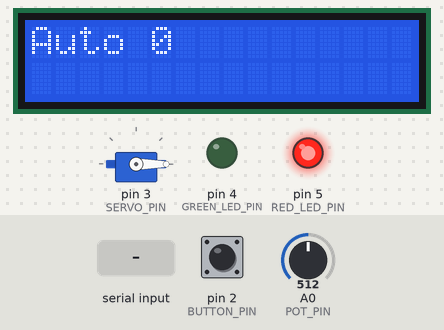
Recording of a program running on a simulated Arduino Uno, built with avr-gcc and run on an emulated ATmega328P. Shown: 16×2 character LCD, servo, output pins drawn as LEDs (lit = HIGH). The test bench sets the inputs (shaded band); at power-on: A0 (POT_PIN) = 512, pin 2 (BUTTON_PIN) HIGH. What the program prints to the serial monitor is not drawn.

Above: at 1.2 s.
1.3 s: A0 (POT_PIN) set to 525
2.8 s: A0 (POT_PIN) set to 549
At 3.7 s:
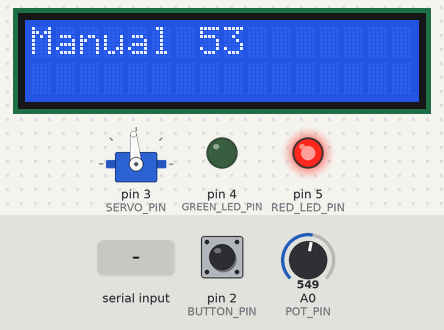
4.5 s: "1!" received over Serial
At 5.1 s:
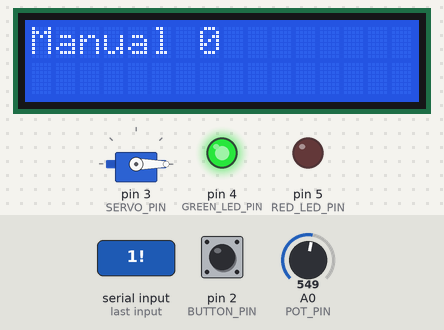
6.3 s: A0 (POT_PIN) set to 511
At 7.3 s:
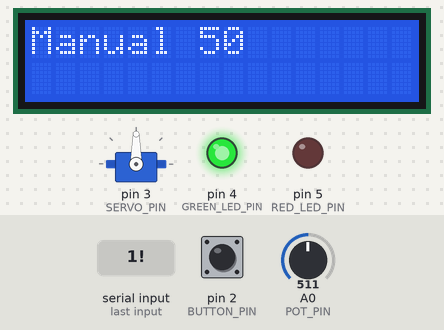
7.9 s: pin 2 (BUTTON_PIN) pulled LOW for 0.15 s
At 8.5 s:
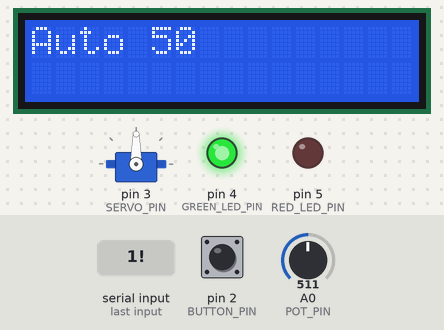
9.5 s: A0 (POT_PIN) set to 483
At 11.0 s:
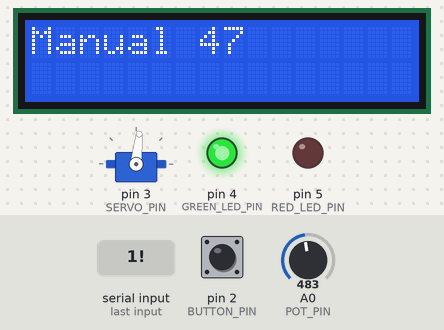
Timing chart, 0 to 12.5 s (numbered marks = the images above; inputs shaded):
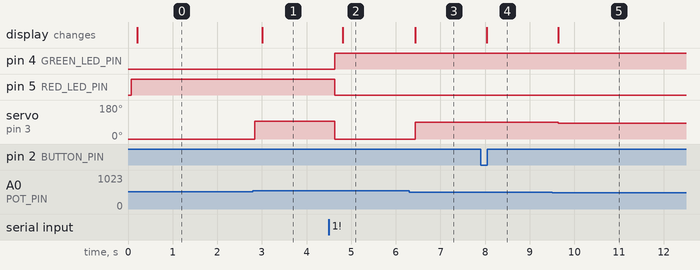

Measured:
- the behaviour switches between 531 and 532 on A0 (POT_PIN) (found by bisection; images 0 and 1)
- the behaviour switches between 492 and 491 on A0 (POT_PIN) (found by bisection; images 4 and 5)
- after the input at 1.3 s, every drawn part: stays the same
- after the input at 2.8 s, servo on pin 3 (SERVO_PIN): 0° → 95° at once; the display: changes after 0.21 s (image 1)
- after the input at 4.5 s, pin 4 (GREEN_LED_PIN): LOW → HIGH after 0.13 s; pin 5 (RED_LED_PIN): HIGH → LOW after 0.13 s; servo on pin 3 (SERVO_PIN): 95° → 0° after 0.14 s; the display: changes after 0.31 s (image 2)
- after the input at 6.3 s, servo on pin 3 (SERVO_PIN): 0° → 90° after 0.14 s; the display: changes after 0.14 s (image 3)
- after the input at 7.9 s, the display: changes after 0.14 s (image 4)
- after the input at 9.5 s, servo on pin 3 (SERVO_PIN): 90° → 84° after 0.14 s; the display: changes after 0.14 s (image 5)

The program:

main.cpp
```cpp
/*
 * ASSIGNMENT #3 - WATER CHANNEL CONTROLLER
 *
 * Authors: L. Tassinari
 *
 */
#include <Arduino.h>

#include "WaterChannelController.h"
#include "config.h"
#include "system/scheduler.h"
#include "task/communicator.h"
#include "task/displayFeedback.h"
#include "task/inputChecker.h"
#include "task/actuator.h"


Scheduler *sched;
WaterChannelController waterChannelController;

void setup() {
    sched = new Scheduler(BASE_PERIOD);
    // Initialize tasks and add to the scheduler.
    sched->addTask(new DisplayFeedback(150, &waterChannelController, 0x27, 16, 2));
    sched->addTask(new Communicator(200, &waterChannelController, GREEN_LED_PIN, RED_LED_PIN));
    sched->addTask(new InputChecker(100, &waterChannelController, BUTTON_PIN, POT_PIN));
    sched->addTask(new Actuator(105, &waterChannelController, SERVO_PIN));
}

void loop() {
    sched->schedule();
}
```

WaterChannelController.h
```cpp
#ifndef __WATERCHANNELCONTROLLER__
#define __WATERCHANNELCONTROLLER__

enum class Mode { AUTO,
                  MANUAL };

class WaterChannelController {
   public:
    bool commChange;
    bool posChange;
    Mode activeMode;
    unsigned int activePosition;
};

#endif
```

Display.h
```cpp
#ifndef __DISPLAY_CLASS__
#define __DISPLAY_CLASS__

#include <Arduino.h>


class Display {
public:
  virtual void clear() = 0;
  virtual void show(String msg) = 0;
  virtual void ln() = 0;
};

#endif
```

Led.cpp
```cpp
#include "Led.h"

#include "Arduino.h"

Led::Led(int pin) : pin(pin)
{
    pinMode(pin, OUTPUT);
    digitalWrite(pin, LOW);
}

void Led::turnOn()
{
    digitalWrite(pin, HIGH);
    this->status = true;
}

void Led::turnOff()
{
    digitalWrite(pin, LOW);
    this->status = false;
};

bool Led::isOn()
{
    return this -> status;
}
```

Led.h
```cpp
#ifndef __LED__
#define __LED__

#include "Light.h"

class Led : public Light
{
public:
    Led(int pin);
    void turnOn() override;
    void turnOff() override;
    bool isOn() override;

private:
    int pin;
    bool status{false};
};

#endif
```

Light.h
```cpp
#ifndef __LIGHT__
#define __LIGHT__

class Light {
public:
  virtual void turnOn() = 0;
  virtual void turnOff() = 0;
  virtual bool isOn() = 0;
};

#endif
```

ServoMotor.h
```cpp
#ifndef _SERVO_MOTOR_
#define _SERVO_MOTOR_

class ServoMotor{

public:
    virtual void on() = 0;
    virtual void off() = 0;
    virtual void setPosition(int angle) = 0;
};

#endif
```

ServoMotorImpl.cpp
```cpp
#include "ServoMotorImpl.h"

#include "Arduino.h"

ServoMotorImpl::ServoMotorImpl(int pin) : pin(pin) {
}

void ServoMotorImpl::on() {
    motor.attach(pin);
}

void ServoMotorImpl::off() {
    motor.detach();
}

void ServoMotorImpl::setPosition(int angle) {
    if (angle > 180) {
        angle = 180;
    } else if (angle < 0) {
        angle = 0;
    }

    double coeff = (2400.0 - 544.0) / 180;
    motor.write((int)(544 + angle * coeff));
}
```

ServoMotorImpl.h
```cpp
#ifndef _SERVO_MOTOR_IMPL_
#define _SERVO_MOTOR_IMPL_

#include "ServoMotor.h"
#include <Arduino.h>
#include "ServoTimer2.h"

class ServoMotorImpl: public ServoMotor{
    private:
        int pin;
        ServoTimer2 motor;

    public:
        ServoMotorImpl(int pin);

        void on() override;
        void off() override;
        void setPosition(int angle) override;

};

#endif
```

Button.h
```cpp
#ifndef __BUTTON__
#define __BUTTON__

class Button {
   public:
    virtual bool isPressed() = 0;
};

#endif
```

ButtonImpl.cpp
```cpp
#include "ButtonImpl.h"

#include "Arduino.h"

ButtonImpl::ButtonImpl(int pin, bool pullup) : pin(pin), pullup(pullup){
    if (pullup) {
        pinMode(pin, INPUT_PULLUP);
    } else {
        pinMode(pin, INPUT);
    }
}

bool ButtonImpl::isPressed() {
    return digitalRead(pin) ^ this->pullup; //if pull up enabled, output reversed
}
```

ButtonImpl.h
```cpp
#ifndef __BUTTONIMPL__
#define __BUTTONIMPL__

#include "Button.h"

class ButtonImpl : public Button {
   public:
    ButtonImpl(int pin, bool pullup);
    bool isPressed() override;

   private:
    int pin;
    bool pullup;
    bool pressed{false};
};

#endif
```

Potentiometer.h
```cpp
#ifndef __POTENTIOMETER__
#define __POTENTIOMETER__

class Potentiometer {
   public:
    virtual unsigned int position() = 0;
    virtual bool moved() = 0;

};

#endif
```

PotentiometerImpl.cpp
```cpp
#include "PotentiometerImpl.h"

#include "Arduino.h"

PotentiometerImpl::PotentiometerImpl(int pin, int tollerance) : pin(pin), tollerance(tollerance), oldValue(analogRead(pin)) {
    //pinMode(pin, INPUT);
}

unsigned int PotentiometerImpl::position() {
    int val = map(analogRead(pin), 20, 1000, 0, 100);
    if(val<0) val = 0;
    if(val>100) val = 100;
    return val;

}

bool PotentiometerImpl::moved() {
    unsigned int val = analogRead(pin);
    if (oldValue - tollerance < val && oldValue + tollerance > val) {
        oldValue = val;
        return false;

    } else {
        oldValue = val;
        return true;
    }
}
```

PotentiometerImpl.h
```cpp
#ifndef __POTENTIOMETERIMPL__
#define __POTENTIOMETERIMPL__

#include "Potentiometer.h"

class PotentiometerImpl : public Potentiometer {
   public:
    PotentiometerImpl(int pin, int tollerance);
    unsigned int position() override;
    bool moved() override;

   private:
    int pin;
    int tollerance;
    unsigned int oldValue;
};

#endif
```

logger.cpp
```cpp
#include <Arduino.h>
#include "config.h"
void logger(String log){
    #ifdef __DEBUG__
    Serial.println(log);
    #endif
}
void logger(double log){
    #ifdef __DEBUG__
    Serial.println(log);
    #endif
}
void logger(int log){
    #ifdef __DEBUG__
    Serial.println(log);
    #endif
}
```

logger.h
```cpp
#ifndef __LOGGER__
#define __LOGGER__

void logger(String log);
void logger(double log);
void logger(int log);
#endif
```

scheduler.cpp
```cpp
#include "scheduler.h"
#include <TimerOne.h>
#include "logger.h"

volatile bool timerFlag;

void timerHandler(void){
  if(timerFlag==true){
    logger("!!!SCHEDULER OVERRUN!!!");
  }
  timerFlag = true;
}

Scheduler::Scheduler(int basePeriod) : basePeriod(basePeriod)
{
  timerFlag = false;
  long period = 1000l*basePeriod;
  Timer1.initialize(period);
  Timer1.attachInterrupt(timerHandler);
}

bool Scheduler::addTask(Task* task){
  if (nTasks < MAX_TASKS-1){
    taskList[nTasks] = task;
    nTasks++;
    return true;
  } else {
    return false;
  }
}

void Scheduler::schedule(){
  while (!timerFlag){}
  for (int i = 0; i < nTasks; i++){
        if (taskList[i]->updateAndCheckTime(basePeriod)){
          taskList[i]->tick();
        }
  }
  timerFlag = false;
}
```

scheduler.h
```cpp
#ifndef __SCHEDULER__
#define __SCHEDULER__
#include "task.h"
constexpr int MAX_TASKS = 10;
class Scheduler {

 int basePeriod;
 int nTasks{0};
 Task* taskList[MAX_TASKS]{};
public:

 Scheduler(int basePeriod);
 virtual bool addTask(Task* task);
 virtual void schedule();

};
#endif
```

task.h
```cpp
#ifndef __TASK__
#define __TASK__

class Task {

public:
  virtual void tick() = 0;

  bool updateAndCheckTime(int basePeriod){
    timeElapsed += basePeriod;
    if (timeElapsed >= myPeriod){
      timeElapsed = 0;
      return true;
    } else {
      return false;
    }
  }

protected:
  Task(int period) : myPeriod(period)
  {
  }

private:

  int myPeriod;
  int timeElapsed{0};
};

#endif
```

taskWithState.h
```cpp
#ifndef __TASK_WITH_STATE__
#define __TASK_WITH_STATE__

#include <Arduino.h>

#include "system/task.h"

template <typename T>
class TaskWithState : public Task {
   public:
    TaskWithState(int period)
        : Task(period) {
    }

   protected:
    void setState(T s) {
        state = s;
        stateTimestamp = millis();
    }

    T getState() {
        return this->state;
    }

    unsigned long elapsedTimeInState() {
        return millis() - stateTimestamp;
    }

   private:
    T state;
    unsigned long stateTimestamp{0};
};

#endif
```

actuator.cpp
```cpp
#include "actuator.h"

#include "actuators/ServoMotorImpl.h"

Actuator::Actuator(int period, WaterChannelController *waterChannelController, int servoPin)
    : TaskWithState(period), waterChannelController(waterChannelController), motor(new ServoMotorImpl(servoPin)) {
    this->motor->on();
    this->motor->setPosition(0);
    setState(ActuatorStates::Idle);
}

void Actuator::tick() {
    switch (this->getState()) {
        case ActuatorStates::Idle:
            if (this->waterChannelController->posChange) {
                this->motor->setPosition(map((int)this->waterChannelController->activePosition, 0, 100, 0, 180));
                this->waterChannelController->posChange = false;
            }
            break;
        case ActuatorStates::Moving:
            if (this->elapsedTimeInState() > this->timeToMove) {
                this->setState(ActuatorStates::Idle);
            }
            break;
        default:
            break;
    }
}
```

actuator.h
```cpp
#ifndef __ACTUATOR__
#define __ACTUATOR__

#include "WaterChannelController.h"
#include "actuators/ServoMotor.h"
#include "system/task.h"
#include "system/taskWithState.h"

enum class ActuatorStates { Idle,
                            Moving };

class Actuator : public TaskWithState<ActuatorStates> {
   private:
    WaterChannelController* waterChannelController;
    ServoMotor* motor;
    unsigned int timeToMove{TIME_TO_MOVE};

   public:
    Actuator(int period, WaterChannelController* WaterChannelController, int servoPin);
    void tick() override;
};

#endif
```

communicator.cpp
```cpp
#include "communicator.h"

#include <Arduino.h>
#include <ArduinoJson.h>

#include "WaterChannelController.h"
#include "actuators/Led.h"
#include "system/logger.h"
#include "config.h"

Communicator::Communicator(int period, WaterChannelController* waterChannelController, int greenLedPin, int redLedPin)
    : Task(period),
      waterChannelController(waterChannelController),
      greenLed(new Led(greenLedPin)),
      redLed(new Led(redLedPin)) {
    Serial.begin(115200);
    redLed->turnOn();
    greenLed->turnOff();
}

void Communicator::tick() {
    if (Serial.availableForWrite() && waterChannelController->commChange) {
        DynamicJsonDocument doc(128);
        doc["mode"] = waterChannelController->activeMode == Mode::AUTO ? "A" : "M";
        doc["position"] = waterChannelController->activePosition;
        serializeJson(doc, Serial);
        Serial.println();
        Serial.flush();
        waterChannelController->commChange = false;
    }
    if (Serial.available() > 0) {
        redLed->turnOff();
        greenLed->turnOn();
        this->lastMessage = millis();
        String received = Serial.readStringUntil('!');

        // Parse received JSON

        DynamicJsonDocument doc(128);
        DeserializationError error = deserializeJson(doc, received);

        // Check for parsing errors
        if (error) {
            Serial.print(F("Error parsing JSON: "));
            Serial.println(error.c_str());
            return;
        }

        // Access the parsed values
        const char* mode = doc["mode"];
        int position = doc["position"];
        if (*mode == 'A') {
            waterChannelController->activeMode = Mode::AUTO;
        } else {
            waterChannelController->activeMode = Mode::MANUAL;
        }
        waterChannelController->activePosition = position;
        waterChannelController->commChange = true;
        waterChannelController->posChange = true;
    }
    if (millis() - this->lastMessage > TIME_OUT_CONNECTION) {
        redLed->turnOn();
        greenLed->turnOff();
    }
};
```

communicator.h
```cpp
#ifndef __COMMUNICATOR__
#define __COMMUNICATOR__

#include "WaterChannelController.h"
#include "actuators/Light.h"
#include "system/task.h"

class Communicator : public Task {
   private:
    WaterChannelController* waterChannelController;
    Light* greenLed;
    Light* redLed;
    unsigned long int lastMessage{0};

   public:
    Communicator(int period, WaterChannelController* WaterChannelController, int greenLedPin, int redLedPin);
    void tick() override;
};

#endif
```

displayFeedback.cpp
```cpp
#include "displayFeedback.h"

#include "actuators/Lcd.h"

DisplayFeedback::DisplayFeedback(int period, WaterChannelController *waterChannelController, uint8_t lcd_Addr, uint8_t lcd_cols, uint8_t lcd_rows)
    : Task(period), waterChannelController(waterChannelController), lcd(new Lcd(lcd_Addr, lcd_cols, lcd_rows)), colDisplay(lcd_cols) {
    this->lcd->clear();
}

void DisplayFeedback::tick() {
    String msg = waterChannelController->activeMode == Mode::AUTO ? "Auto " : "Manual ";
    msg += waterChannelController->activePosition;
    this->lcd->show(msg);
}
```

displayFeedback.h
```cpp
#ifndef __DISPLAY_FEEDBACK__
#define __DISPLAY_FEEDBACK__

#include "WaterChannelController.h"
#include "actuators/Display.h"
#include "system/task.h"

class DisplayFeedback : public Task {
   private:
    WaterChannelController *waterChannelController;
    Display *lcd;
    unsigned short colDisplay;

   public:
    DisplayFeedback(int period,
                    WaterChannelController *WaterChannelController,
                    uint8_t lcd_Addr,
                    uint8_t lcd_cols,
                    uint8_t lcd_rows);
    void tick() override;
};
#endif
```

inputChecker.cpp
```cpp
#include "inputChecker.h"

#include <Arduino.h>

#include "WaterChannelController.h"
#include "sensors/ButtonImpl.h"
#include "sensors/PotentiometerImpl.h"
#include "system/logger.h"

InputChecker::InputChecker(int period, WaterChannelController* WaterChannelController, int buttonPin, int potPin)
    : Task(period),
      waterChannelController(WaterChannelController),
      pressed(false),
      button(new ButtonImpl(buttonPin, true)),
      potentiometer(new PotentiometerImpl(potPin, 20)) {
    waterChannelController->posChange = true;
    oldPotPos = potentiometer->position();
}

void InputChecker::tick() {
    if (potentiometer->moved()) {
        waterChannelController->activeMode = Mode::MANUAL;
        waterChannelController->activePosition = potentiometer->position();
        waterChannelController->posChange = true;
        waterChannelController->commChange = true;

    } else if (!this->pressed && button->isPressed()) {
        waterChannelController->activeMode = waterChannelController->activeMode == Mode::MANUAL ? Mode::AUTO : Mode::MANUAL;
        waterChannelController->posChange = true;
        waterChannelController->commChange = true;
    }
    this->pressed = button->isPressed();
};
```

inputChecker.h
```cpp
#ifndef __INPUTCHECKER__
#define __INPUTCHECKER__

#include "WaterChannelController.h"
#include "system/taskWithState.h"
#include "system/task.h"
#include "actuators/ServoMotor.h"
#include "sensors/Button.h"
#include "sensors/Potentiometer.h"


class InputChecker : public Task {
   private:
    WaterChannelController* waterChannelController;
    unsigned int oldPotPos;
    bool pressed;
    Button* button;
    Potentiometer* potentiometer;


   public:
    InputChecker(int period, WaterChannelController* WaterChannelController, int buttonPin, int potPin);
    void tick() override;
};

#endif
```

config.h
```cpp
#ifndef __CONFIG__
#define __CONFIG__

#define __DEBUG__
#include <Arduino.h>
constexpr int BASE_PERIOD = 100;
constexpr int POT_PIN = A0;
constexpr int BUTTON_PIN = 2;
constexpr int GREEN_LED_PIN = 4;
constexpr int RED_LED_PIN = 5;
constexpr long TIME_OUT_CONNECTION = 300000L;
constexpr int SERVO_PIN = 3;
constexpr int TIME_TO_MOVE = 10;

#endif
```

Lcd.cpp
```cpp
#include "Lcd.h"

#include <Arduino.h>

Lcd::Lcd(uint8_t lcd_Addr, uint8_t lcd_cols, uint8_t lcd_rows)
    : lcd(new LiquidCrystal_I2C(lcd_Addr, lcd_cols, lcd_rows)),
      total_cols(lcd_cols) {
    lcd->init();
    lcd->backlight();
}
void Lcd::clear() {
    active_row = 0;
    lcd->clear();
    lcd->setCursor(0, active_row);
}
void Lcd::show(String msg) {
    String padding = "";
    for (size_t i = msg.length(); i < total_cols * 2; i++) {
        padding = padding + " ";
    }
    String paddedMessage = msg + padding;
    lcd->print(paddedMessage.substring(0, total_cols));
    this->ln();
    lcd->print(paddedMessage.substring(total_cols));
    lcd->setCursor(0, 0);
}

void Lcd::ln() {
    active_row++;
    lcd->setCursor(0, active_row);
}
```

Lcd.h
```cpp
#ifndef __DISPLAY__
#define __DISPLAY__

#include "Display.h"
#include <Arduino.h>
#include <LiquidCrystal_I2C.h>

class Lcd: public Display{
private:
LiquidCrystal_I2C * lcd;
uint8_t active_row{0};
uint8_t total_cols;

public:
    Lcd(uint8_t lcd_Addr, uint8_t lcd_cols, uint8_t lcd_rows);
    void clear() override;
    void ln() override;
    void show(String msg) override;
};


#endif
```
